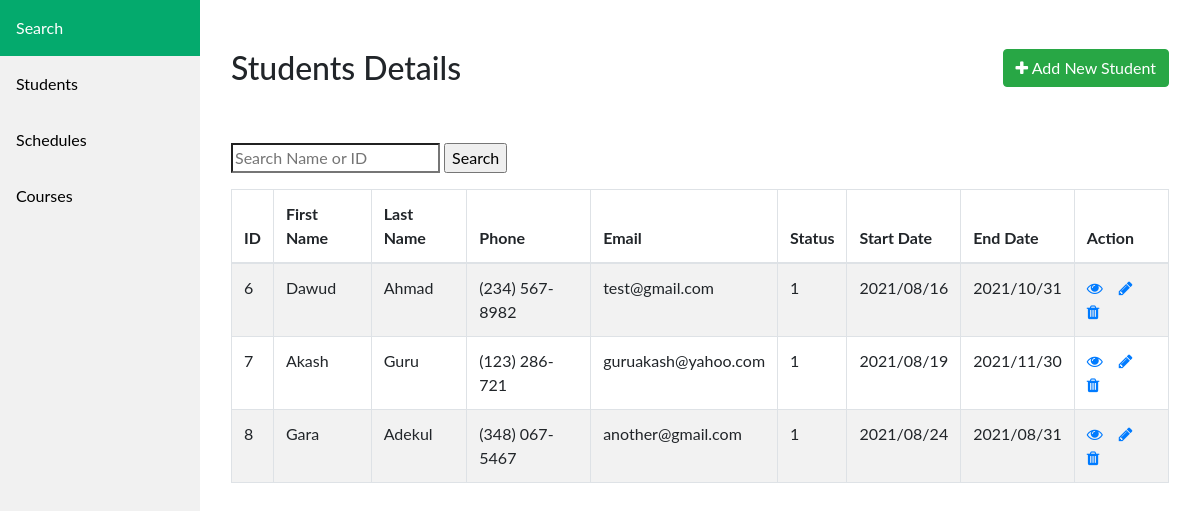
Page /students.php on the committed database.
### tables this page shows
CREATE TABLE `t_students` (
  `ID_student` int(11) NOT NULL,
  `fname` char(10) NOT NULL,
  `lname` char(15) NOT NULL,
  `phone` varchar(45) NOT NULL,
  `email` char(30) NOT NULL,
  `status` tinyint(1) NOT NULL,
  `start_dte` date NOT NULL,
  `end_dte` date NOT NULL
);

### students.php (the view, shortened to what this page needs)
<?php require_once 'header.php'; ?>
<div class="container-fluid">
    <div class="row">
        <div class="col-md-12">
            <div class="mt-5 mb-3 clearfix">
                <h2 class="pull-left">Students Details</h2>
                <a href="students/new-stud.php" class="btn btn-success pull-right"><i class="fa fa-plus"></i> Add New Student</a>
            </div>
            <div class="mt-5 mb-3 clearfix">
                <form method="post" action="<?php echo htmlspecialchars($_SERVER["PHP_SELF"]); ?>">
                    <input type="Search" name="query" placeholder="Search Name or ID">
                    <input type="submit" value="Search">
                </form>
            </div>
            <?php
            if(isset($_POST["query"]) && !empty($_POST["query"])){
                $query = trim($_POST["query"]);
                $sql = "SELECT * FROM t_students WHERE ID_student = '{$query}' OR fname LIKE '%{$query}%' OR lname LIKE '%{$query}%' ";
            }else {
                $sql = "SELECT * FROM t_students";
            }
            if($result = $db->query($sql)){
                if($result->num_rows > 0){
                    echo '<table class="table table-bordered table-striped">';
                        echo "<thead>";
                            echo "<tr>";
                                echo "<th>ID</th>";
                                echo "<th>First Name</th>";
                                echo "<th>Last Name</th>";
                                echo "<th>Phone</th>";
                                echo "<th>Email</th>";
                                echo "<th>Status</th>";
                                echo "<th>Start Date</th>";
                                echo "<th>End Date</th>";
                                echo "<th>Action</th>";
                            echo "</tr>";
                        echo "</thead>";
                        echo "<tbody>";
                        while($row = $result->fetch_array()){
                            echo "<tr>";
                                echo "<td>" . $row['ID_student'] . "</td>";
                                echo "<td>" . $row['fname'] . "</td>";
                                echo "<td>" . $row['lname'] . "</td>";
                                echo "<td>" . $row['phone'] . "</td>";
                                echo "<td>" . $row['email'] . "</td>";
                                echo "<td>" . $row['status'] . "</td>";
                                $sdate = date_create($row['start_dte']);
                                echo "<td>" . date_format($sdate, "Y/m/d") . "</td>";
                                $edate = date_create($row['end_dte']);
                                echo "<td>" . date_format($edate, "Y/m/d") . "</td>";
                                echo "<td>";
                                    echo '<a href="students/read-stud.php?id='. $row['ID_student'] .'" class="mr-3" title="View Record" data-toggle="tooltip"><span class="fa fa-eye"></span></a>';
                                    echo '<a href="students/update-stud.php?id='. $row['ID_student'] .'" class="mr-3" title="Update Record" data-toggle="tooltip"><span class="fa fa-pencil"></span></a>';
                                    echo '<a href="students/del-stud.php?id='. $row['ID_student'] .'" title="Delete Record" data-toggle="tooltip"><span class="fa fa-trash"></span></a>';
                                echo "</td>";
                            echo "</tr>";
                        }
                        echo "</tbody>";
                    echo "</table>";
                } else{
                    echo '<div class="alert alert-danger"><em>No records were found.</em></div>';
                }
            } else{
                echo "Oops! Something went wrong. Please try again later.";
            }
            ?>
        </div>
    </div>
</div>
<?php require_once 'footer.php'; ?>

### header.php (style rules this page uses)
body { margin: 0; font-family: "Lato", sans-serif; }

### rows in the picture
t_students: ID_student "6", fname "Dawud", lname "Ahmad", phone "(234) 567-8982", email "test@gmail.com", status "1", start_dte "2021/08/16", end_dte "2021/10/31"
t_students: ID_student "7", fname "Akash", lname "Guru", phone "(123) 286-721", email "guruakash@yahoo.com", status "1", start_dte "2021/08/19", end_dte "2021/11/30"
t_students: ID_student "8", fname "Gara", lname "Adekul", phone "(348) 067-5467", email "another@gmail.com", status "1", start_dte "2021/08/24", end_dte "2021/08/31"
